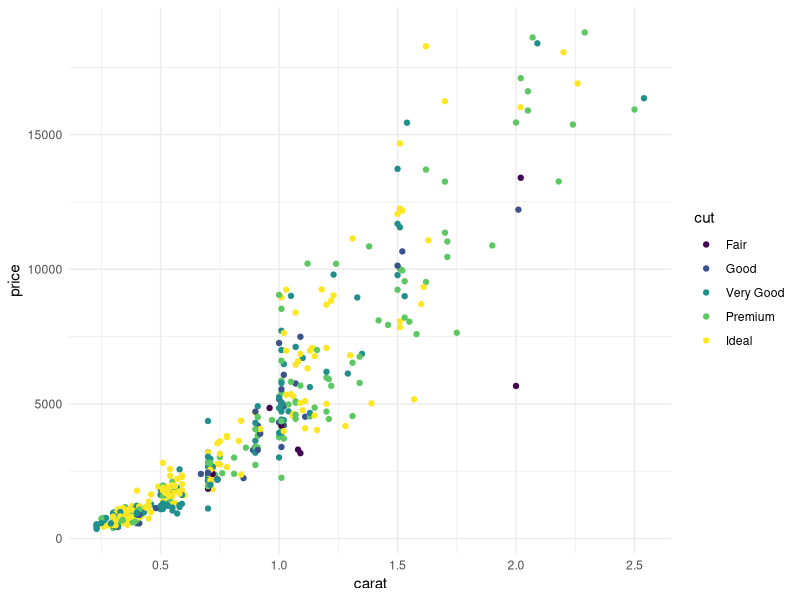

Write the R code that produced this figure.
## ---- chunk 1
knitr::opts_chunk$set(message = FALSE)
## ---- chunk 2
library(dplyr)
library(ggplot2)

diamonds %>% 
  slice_sample(n = 500) %>%
  ggplot() + 
  geom_point(aes(carat, price, color = cut)) + 
  theme_minimal()
